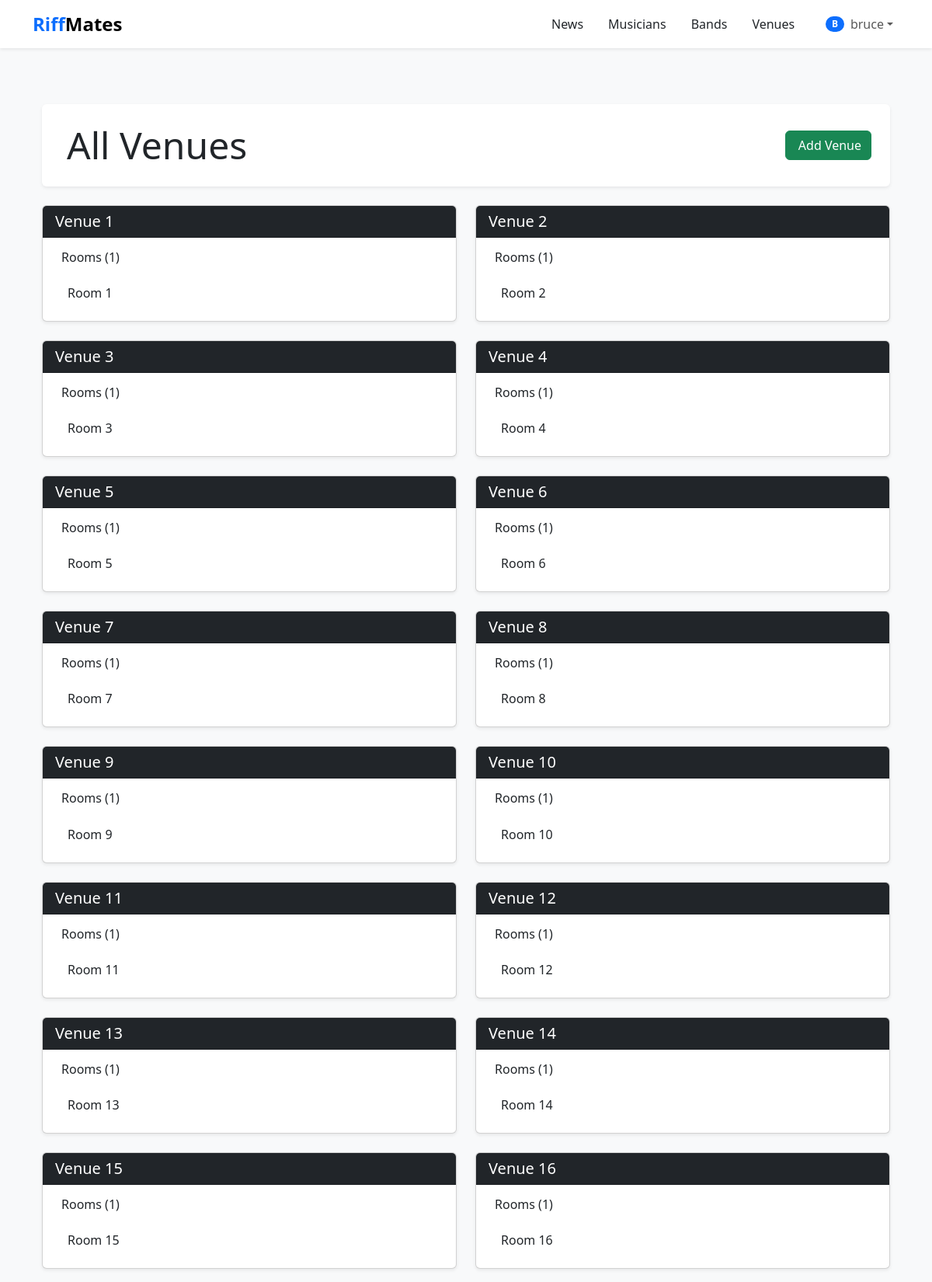
Screenshot of /band/venues/ (signed in, upper part) with the database file from the repository.
### band/models.py (models this page shows, shortened)
class Venue(models.Model):
    name = models.CharField(max_length=50)

class Room(models.Model):
    name = models.CharField(max_length=50)
    venue = models.ForeignKey(Venue, on_delete=models.CASCADE)

### band/views.py (the view)
# urls.py: path('venues/', bandViews.venue_list, name='venue_list'),
def venue_list(request):
    venues = Venue.objects.prefetch_related('room_set').all()
    return render(request, 'venue_list.html', {'venues': venues})

### templates/venue_list.html (shortened to what this page needs)
{% extends "base.html" %}
{% load static %}
{% block content %}
<div class="container mt-5">
  <div class="d-flex justify-content-between align-items-center bg-white p-4 shadow-sm rounded mb-4">
    <h1 class="display-5 text-dark m-0">
      All Venues
    </h1>
    <a href="" class="btn btn-success">
       Add Venue
    </a>
  </div>
  <div class="row g-4">
    {% for venue in venues %}
    <div class="col-md-6">
      <div class="card h-100 shadow-sm">
        <div class="card-header bg-dark text-white">
          <h5 class="m-0">{{ venue.name }}</h5>
        </div>
        <div class="card-body">
          <h6 class="mb-3">
            Rooms ({{ venue.room_set.count }})
          </h6>
          <ul class="list-group list-group-flush">
            {% for room in venue.room_set.all %}
            <li class="list-group-item d-flex justify-content-between align-items-center">
              {{ room.name }}
            </li>
            {% empty %}
            <li class="list-group-item text-muted">
              No rooms available for this venue
            </li>
            {% endfor %}
          </ul>
        </div>
      </div>
    </div>
    {% endfor %}
  </div>
</div>
{% endblock %}

### templates/base.html (shortened to what this page needs)
<!DOCTYPE html>
<html lang="en" class="h-100">
  <head>
    <link
      href="https://cdn.jsdelivr.net/npm/bootstrap@5.3.3/dist/css/bootstrap.min.css"
      rel="stylesheet"
    />
  </head>
  <body class="d-flex flex-column h-100 bg-light">
    {% block nav %}
    <nav class="navbar navbar-expand-lg navbar-light bg-white shadow-sm">
      <div class="container">
        <a class="navbar-brand fw-bold fs-4" href="{% url 'home' %}">
          <span class="text-primary">Riff</span>Mates
        </a>
        <div class="collapse navbar-collapse" id="mainNav">
          <div class="navbar-nav ms-auto align-items-center">
            <a
              href="{% url 'news' %}"
              class="nav-link text-dark mx-2 py-2 nav-link-hover {% if request.path == '/news/' %}active fw-bold{% endif %}"
            >
              News
            </a>
            <a
              href="{% url 'musician_list' %}"
              class="nav-link text-dark mx-2 py-2 nav-link-hover {% if request.path == '/musicians/' %}active fw-bold{% endif %}"
            >
              Musicians
            </a>
            <a
              href="{% url 'band_list' %}"
              class="nav-link text-dark mx-2 py-2 nav-link-hover {% if request.path == '/bands/' %}active fw-bold{% endif %}"
            >
              Bands
            </a>
            <a
              href="{% url 'venue_list' %}"
              class="nav-link text-dark mx-2 py-2 nav-link-hover {% if request.path == '/venues/' %}active fw-bold{% endif %}"
            >
              Venues
            </a>
            <div class="nav-item dropdown ms-3">
              {% if user.is_authenticated %}
                <a
                  class="nav-link dropdown-toggle d-flex align-items-center"
                  href="#"
                  role="button"
                  data-bs-toggle="dropdown"
                  aria-expanded="false"
                >
                  <span class="badge bg-primary rounded-pill me-2">
                    {{ user.username|first|upper }}
                  </span>
                  {{ user.username }}
                </a>
              {% endif %}
            </div>
          </div>
        </div>
      </div>
    </nav>
    {% endblock nav %}
    <main class="flex-shrink-0 my-4">
      <div class="container">
        {% block content %}{% endblock content %}
      </div>
    </main>
  </body>
</html>

### rows the page displays
Venue: name "Venue 1", room_set.count "1"
Room: name "Room 1"
Venue: name "Venue 2", room_set.count "1"
Room: name "Room 2"
Venue: name "Venue 3", room_set.count "1"
Room: name "Room 3"
Venue: name "Venue 4", room_set.count "1"
Room: name "Room 4"
Venue: name "Venue 5", room_set.count "1"
Room: name "Room 5"
Venue: name "Venue 6", room_set.count "1"
Room: name "Room 6"
Venue: name "Venue 7", room_set.count "1"
Room: name "Room 7"
Venue: name "Venue 8", room_set.count "1"
Room: name "Room 8"
Venue: name "Venue 9", room_set.count "1"
Room: name "Room 9"
Venue: name "Venue 10", room_set.count "1"
Room: name "Room 10"
Venue: name "Venue 11", room_set.count "1"
Room: name "Room 11"
Venue: name "Venue 12", room_set.count "1"
Room: name "Room 12"
Venue: name "Venue 13", room_set.count "1"
Room: name "Room 13"
Venue: name "Venue 14", room_set.count "1"
Room: name "Room 14"
Venue: name "Venue 15", room_set.count "1"
Room: name "Room 15"
Venue: name "Venue 16", room_set.count "1"
Room: name "Room 16"

### other values shown
{{ user.username|first|upper }} "B"
{{ user.username }} "bruce"
